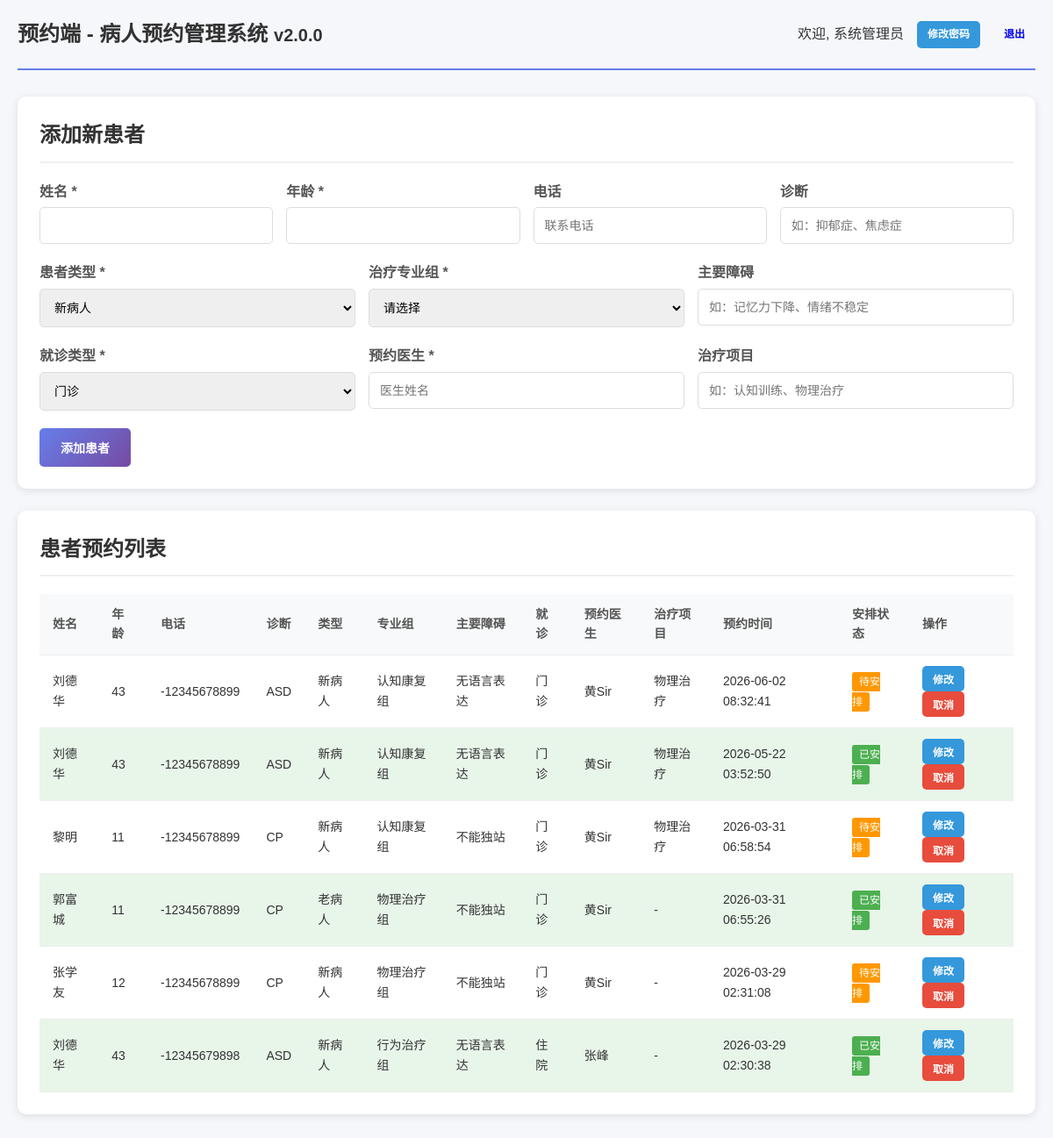
Screenshot of /appointment (signed in) with the database file from the repository.
### tables this page shows
CREATE TABLE schedules (
            id INTEGER PRIMARY KEY AUTOINCREMENT,
            patient_id INTEGER NOT NULL,
            is_scheduled INTEGER DEFAULT 0,
            schedule_reason TEXT,
            primary_therapist TEXT,
            secondary_therapist TEXT,
            schedule_time TIMESTAMP,
            visit_type TEXT CHECK(visit_type IN ('住院', '门诊')),
            created_time TIMESTAMP DEFAULT CURRENT_TIMESTAMP,
            FOREIGN KEY (patient_id) REFERENCES patients (id)
        );

CREATE TABLE patients (
            id INTEGER PRIMARY KEY AUTOINCREMENT,
            name TEXT NOT NULL,
            age INTEGER NOT NULL,
            diagnosis TEXT,
            patient_type TEXT CHECK(patient_type IN ('新病人', '老病人')),
            specialty_group TEXT,
            main_obstacle TEXT,
            visit_type TEXT CHECK(visit_type IN ('住院', '门诊')),
            doctor TEXT,
            appointment_time TIMESTAMP DEFAULT CURRENT_TIMESTAMP,
            is_cancelled INTEGER DEFAULT 0,
            cancelled_reason TEXT,
            modified_time TIMESTAMP DEFAULT CURRENT_TIMESTAMP
        , phone TEXT, treatment_project TEXT);

### app.py (the view)
@app.route('/appointment')
@login_required('appointment,admin')
def appointment():
    conn = get_db()
    cursor = conn.cursor()
    cursor.execute('''
        SELECT p.*, s.is_scheduled, s.schedule_time
        FROM patients p
        LEFT JOIN schedules s ON p.id = s.patient_id
        WHERE p.is_cancelled = 0
        ORDER BY p.appointment_time DESC
    ''')
    patients = cursor.fetchall()
    conn.close()
    return render_template('appointment.html', patients=patients)

### app.py (called while the page is built)
def get_db():
    conn = sqlite3.connect(app.config['DATABASE'])
    conn.row_factory = sqlite3.Row
    return conn

def login_required(role):
    def decorator(f):
        @wraps(f)
        def decorated_function(*args, **kwargs):
            try:
                if 'user' not in session:
                    return redirect(url_for('login'))
                allowed_roles = [r.strip() for r in role.split(',')] if isinstance(role, str) else role
                if session['user']['role'] not in allowed_roles:
                    flash('无权访问此页面', 'error')
                    return redirect(url_for('login'))
                return f(*args, **kwargs)
            except Exception as e:
                print(f"Login required error: {e}")
                import traceback
                traceback.print_exc()
                raise
        return decorated_function
    return decorator

### templates/appointment.html (shortened to what this page needs)
<!DOCTYPE html>
<html lang="zh-CN">
<head>
    <link rel="stylesheet" href="{{ url_for('static', filename='style.css') }}">
</head>
<body>
    <div class="container">
        <header>
            <h1>预约端 - 病人预约管理系统 <small>v{{ config.VERSION }}</small></h1>
            <div class="user-info">
                <span>欢迎, {{ session.user.real_name }}</span>
                <a href="{{ url_for('change_password') }}" class="btn btn-small btn-info">修改密码</a>
                <a href="{{ url_for('logout') }}" class="btn btn-small">退出</a>
            </div>
        </header>
        <section class="section">
            <h2>添加新患者</h2>
            <form method="POST" action="{{ url_for('add_patient') }}" class="patient-form">
                <div class="form-row">
                    <div class="form-group">
                        <label>姓名 *</label>
                        <input type="text" name="name" required>
                    </div>
                    <div class="form-group">
                        <label>年龄 *</label>
                        <input type="number" name="age" min="0" max="150" required>
                    </div>
                    <div class="form-group">
                        <label>电话</label>
                        <input type="text" name="phone" placeholder="联系电话">
                    </div>
                    <div class="form-group">
                        <label>诊断</label>
                        <input type="text" name="diagnosis" placeholder="如：抑郁症、焦虑症">
                    </div>
                </div>
                <div class="form-row">
                    <div class="form-group">
                        <label>患者类型 *</label>
                        <select name="patient_type" required>
                            <option value="新病人">新病人</option>
                        </select>
                    </div>
                    <div class="form-group">
                        <label>治疗专业组 *</label>
                        <select name="specialty_group" required>
                            <option value="">请选择</option>
                        </select>
                    </div>
                    <div class="form-group">
                        <label>主要障碍</label>
                        <input type="text" name="main_obstacle" placeholder="如：记忆力下降、情绪不稳定">
                    </div>
                </div>
                <div class="form-row">
                    <div class="form-group">
                        <label>就诊类型 *</label>
                        <select name="visit_type" required>
                            <option value="门诊">门诊</option>
                        </select>
                    </div>
                    <div class="form-group">
                        <label>预约医生 *</label>
                        <input type="text" name="doctor" required placeholder="医生姓名">
                    </div>
                    <div class="form-group">
                        <label>治疗项目</label>
                        <input type="text" name="treatment_project" placeholder="如：认知训练、物理治疗">
                    </div>
                </div>
                <button type="submit" class="btn btn-primary">添加患者</button>
            </form>
        </section>
        <section class="section">
            <h2>患者预约列表</h2>
            <div class="table-container">
                <table class="data-table">
                    <thead>
                        <tr>
                            <th>姓名</th>
                            <th>年龄</th>
                            <th>电话</th>
                            <th>诊断</th>
                            <th>类型</th>
                            <th>专业组</th>
                            <th>主要障碍</th>
                            <th>就诊</th>
                            <th>预约医生</th>
                            <th>治疗项目</th>
                            <th>预约时间</th>
                            <th>安排状态</th>
                            <th>操作</th>
                        </tr>
                    </thead>
                    <tbody>
                        {% for patient in patients %}
                        <tr {% if patient.is_scheduled %}class="scheduled"{% endif %}
                            data-name="{{ patient.name }}"
                            data-age="{{ patient.age }}"
                            data-phone="{{ patient.phone or '' }}"
                            data-diagnosis="{{ patient.diagnosis or '' }}"
                            data-patient-type="{{ patient.patient_type }}"
                            data-specialty-group="{{ patient.specialty_group }}"
                            data-main-obstacle="{{ patient.main_obstacle or '' }}"
                            data-visit-type="{{ patient.visit_type }}"
                            data-doctor="{{ patient.doctor }}"
                            data-treatment-project="{{ patient.treatment_project or '' }}">
                            <td>{{ patient.name }}</td>
                            <td>{{ patient.age }}</td>
                            <td>{{ patient.phone or '-' }}</td>
                            <td>{{ patient.diagnosis }}</td>
                            <td>{{ patient.patient_type }}</td>
                            <td>{{ patient.specialty_group }}</td>
                            <td>{{ patient.main_obstacle }}</td>
                            <td>{{ patient.visit_type }}</td>
                            <td>{{ patient.doctor }}</td>
                            <td>{{ patient.treatment_project or '-' }}</td>
                            <td>{{ patient.appointment_time[:19] }}</td>
                            <td>
                                {% if patient.is_scheduled %}
                                    <span class="status-scheduled">已安排</span>
                                {% else %}
                                    <span class="status-pending">待安排</span>
                                {% endif %}
                            </td>
                            <td>
                                <button class="btn btn-small btn-edit" onclick="editPatient({{ patient.id }})">修改</button>
                                <button class="btn btn-small btn-cancel" onclick="cancelPatient({{ patient.id }})">取消</button>
                            </td>
                        </tr>
                        {% endfor %}
                    </tbody>
                </table>
            </div>
        </section>
    </div>
</body>
</html>

### static/style.css (style rules this page uses)
* { margin: 0; padding: 0; box-sizing: border-box; }
body { font-family: 'Microsoft YaHei', Arial, sans-serif; background-color: #f5f7fa; color: #333; line-height: 1.6; }
.form-group { margin-bottom: 20px; }
.form-group label { display: block; margin-bottom: 5px; font-weight: 600; color: #555; }
.form-group input, .form-group select, .form-group textarea { width: 100%; padding: 12px; border: 1px solid #ddd; border-radius: 5px; font-size: 14px; transition: border-color 0.3s; }
.form-row { display: flex; gap: 15px; }
.form-row .form-group { flex: 1; }
.btn { padding: 12px 24px; border: none; border-radius: 5px; cursor: pointer; font-size: 14px; font-weight: 600; transition: all 0.3s; text-decoration: none; display: inline-block; text-align: center; }
.btn-primary { background: linear-gradient(135deg, #667eea 0%, #764ba2 100%); color: white; }
.btn-small { padding: 6px 12px; font-size: 12px; }
.btn-edit { background: #3498db; color: white; }
.btn-cancel { background: #e74c3c; color: white; }
.btn-info { background: #3498db; color: white; }
.container { max-width: 1400px; margin: 0 auto; padding: 20px; }
header { display: flex; justify-content: space-between; align-items: center; margin-bottom: 30px; padding-bottom: 20px; border-bottom: 2px solid #667eea; }
header h1 { color: #333; font-size: 24px; }
.user-info { display: flex; align-items: center; gap: 15px; }
.section { background: white; padding: 25px; border-radius: 10px; margin-bottom: 25px; box-shadow: 0 2px 10px rgba(0,0,0,0.1); }
.section h2 { color: #333; margin-bottom: 20px; padding-bottom: 10px; border-bottom: 2px solid #f0f0f0; }
.table-container { overflow-x: auto; }
.data-table { width: 100%; border-collapse: collapse; font-size: 14px; }
.data-table th, .data-table td { padding: 12px 15px; text-align: left; border-bottom: 1px solid #eee; }
.data-table th { background: #f8f9fa; font-weight: 600; color: #555; }
.data-table tr.scheduled { background: #e8f5e9; }
.status-scheduled { background: #4caf50; color: white; padding: 4px 8px; border-radius: 3px; font-size: 12px; }
.status-pending { background: #ff9800; color: white; padding: 4px 8px; border-radius: 3px; font-size: 12px; }

### rows the page displays
schedules: name "刘德华", age "43", phone "-12345678899", diagnosis "ASD", patient_type "新病人", specialty_group "认知康复组", main_obstacle "无语言表达", visit_type "门诊", doctor "黄Sir", treatment_project "物理治疗", appointment_time "2026-06-02 08:32:41", is_scheduled "待安排"
schedules: name "刘德华", age "43", phone "-12345678899", diagnosis "ASD", patient_type "新病人", specialty_group "认知康复组", main_obstacle "无语言表达", visit_type "门诊", doctor "黄Sir", treatment_project "物理治疗", appointment_time "2026-05-22 03:52:50", is_scheduled "已安排"
schedules: name "黎明", age "11", phone "-12345678899", diagnosis "CP", patient_type "新病人", specialty_group "认知康复组", main_obstacle "不能独站", visit_type "门诊", doctor "黄Sir", treatment_project "物理治疗", appointment_time "2026-03-31 06:58:54", is_scheduled "待安排"
schedules: name "郭富城", age "11", phone "-12345678899", diagnosis "CP", patient_type "老病人", specialty_group "物理治疗组", main_obstacle "不能独站", visit_type "门诊", doctor "黄Sir", treatment_project "-", appointment_time "2026-03-31 06:55:26", is_scheduled "已安排"
schedules: name "张学友", age "12", phone "-12345678899", diagnosis "CP", patient_type "新病人", specialty_group "物理治疗组", main_obstacle "不能独站", visit_type "门诊", doctor "黄Sir", treatment_project "-", appointment_time "2026-03-29 02:31:08", is_scheduled "待安排"
schedules: name "刘德华", age "43", phone "-12345679898", diagnosis "ASD", patient_type "新病人", specialty_group "行为治疗组", main_obstacle "无语言表达", visit_type "住院", doctor "张峰", treatment_project "-", appointment_time "2026-03-29 02:30:38", is_scheduled "已安排"

### other values shown
{{ config.VERSION }} "2.0.0"
{{ session.user.real_name }} "系统管理员"
